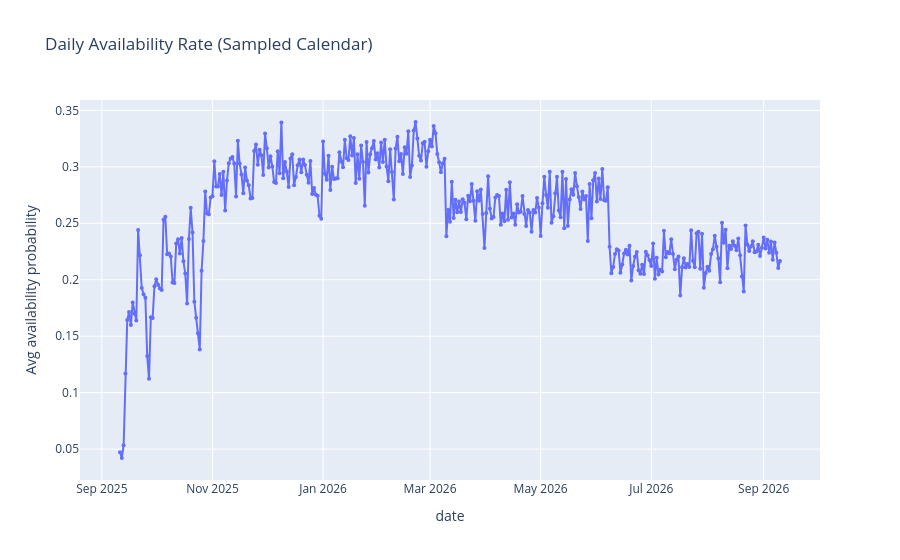
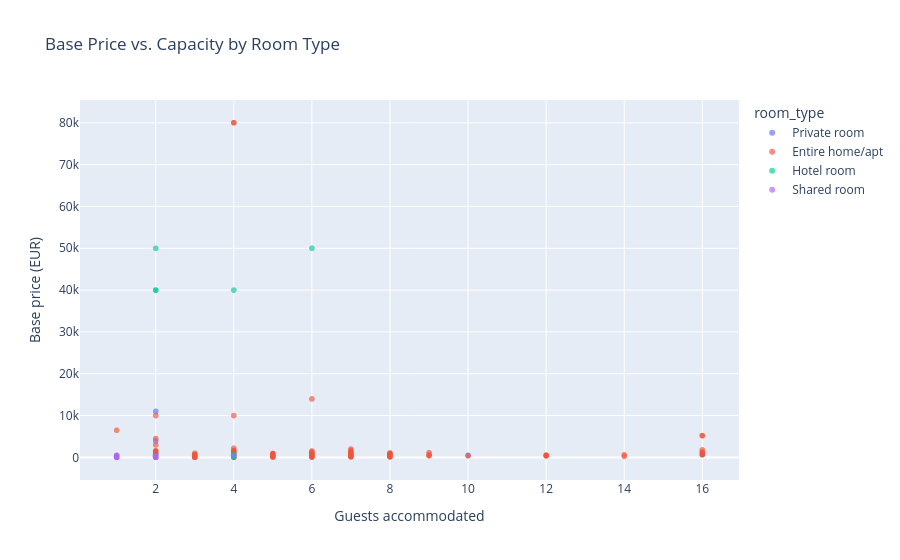
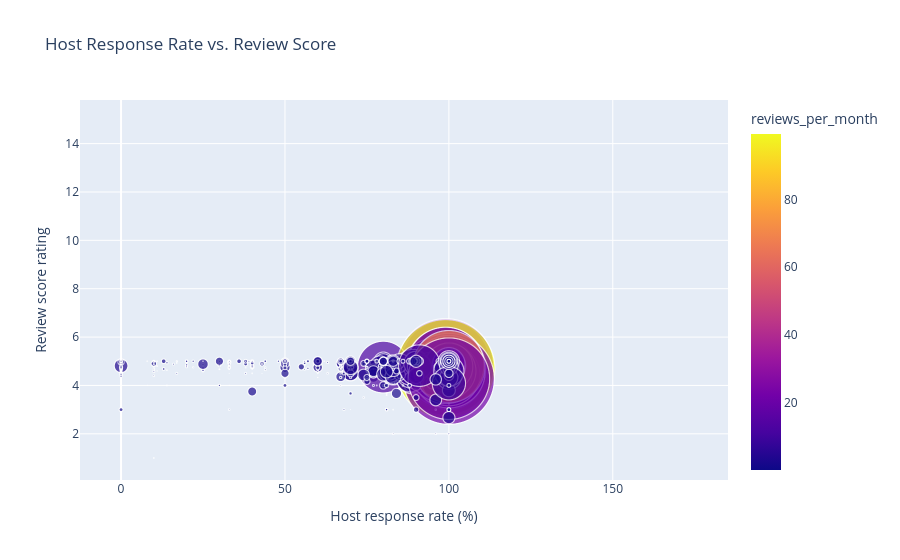

The code cell stored with these charts, in order, in its notebook:
### Code cell
# --- Plotly visualizations ---------------------------------------------------

# 1) Daily availability trend (helps gauge seasonal supply)
daily_availability = (
    df_final
    .groupby('date', as_index=False)['available_flag']
    .mean()
    .rename(columns={'available_flag': 'avg_availability'})
)
fig_daily = px.line(
    daily_availability,
    x='date',
    y='avg_availability',
    title='Daily Availability Rate (Sampled Calendar)',
    labels={'avg_availability': 'Avg availability probability'},
)
fig_daily.update_traces(mode='lines+markers', marker=dict(size=4))
fig_daily.show()

# 2) Price vs. capacity scatter colored by room type
price_capacity = df_properties[['room_type', 'accommodates', 'base_listing_price']].dropna()
fig_price_capacity = px.scatter(
    price_capacity,
    x='accommodates',
    y='base_listing_price',
    color='room_type',
    title='Base Price vs. Capacity by Room Type',
    labels={'accommodates': 'Guests accommodated', 'base_listing_price': 'Base price (EUR)'}
)
fig_price_capacity.update_traces(marker=dict(size=6, opacity=0.65))
fig_price_capacity.show()

# 3) Geospatial distribution of listings by price (sampled for readability)
geo_sample = (
    df_properties[['latitude', 'longitude', 'base_listing_price', 'room_type']]
    .dropna()
    .sample(n=min(2500, len(df_properties)), random_state=42)
)
geo_sample = geo_sample[geo_sample['base_listing_price'] > 0]
geo_sample['log_price'] = np.log10(geo_sample['base_listing_price'])

fig_geo = px.scatter_map(
    geo_sample,
    lat='latitude',
    lon='longitude',
    color='log_price',
    hover_data={
        'room_type': True,
        'base_listing_price': True,
        'log_price': False
    },
    color_continuous_scale='Viridis',
    title='Listing Price Hotspots (log10 scale, Sample)',
    zoom=10,
    height=600,
)
fig_geo.update_traces(marker=dict(size=7, opacity=0.8))
fig_geo.update_layout(
    map_style='carto-positron',
    coloraxis_colorbar=dict(title='log10 price')
)
fig_geo.show()

# 4) Host responsiveness vs. review quality
host_review = df_properties[['host_response_rate', 'review_scores_rating', 'reviews_per_month']].dropna()
fig_host_review = px.scatter(
    host_review,
    x='host_response_rate',
    y='review_scores_rating',
    size='reviews_per_month',
    title='Host Response Rate vs. Review Score',
    labels={'host_response_rate': 'Host response rate (%)', 'review_scores_rating': 'Review score rating'},
    color='reviews_per_month',
    color_continuous_scale='Plasma'
)
fig_host_review.update_traces(marker=dict(sizemode='diameter', opacity=0.7))
fig_host_review.show()


# 6) Availability heatmap (month vs weekday)
availability_calendar = df_final[['date', 'available_flag']].dropna()
if not availability_calendar.empty:
    availability_calendar = availability_calendar.assign(
        month=lambda d: d['date'].dt.month_name(),
        weekday=lambda d: d['date'].dt.day_name()
    )
    availability_matrix = (
        availability_calendar
        .groupby(['month', 'weekday'])['available_flag']
        .mean()
        .reset_index()
    )
    months_order = ['January','February','March','April','May','June','July','August','September','October','November','December']
    weekdays_order = ['Monday','Tuesday','Wednesday','Thursday','Friday','Saturday','Sunday']
    availability_matrix['month'] = pd.Categorical(availability_matrix['month'], categories=months_order, ordered=True)
    availability_matrix['weekday'] = pd.Categorical(availability_matrix['weekday'], categories=weekdays_order, ordered=True)
    availability_pivot = availability_matrix.pivot(index='weekday', columns='month', values='available_flag')
    fig_availability_heatmap = px.imshow(
        availability_pivot,
        color_continuous_scale='Viridis',
        aspect='auto',
        title='Availability Rate by Weekday and Month'
    )
    fig_availability_heatmap.update_coloraxes(colorbar_title='Availability rate')
    fig_availability_heatmap.show()

### Figure 1 — Plotly figure (JSON) as saved in the notebook; plotly's stock layout.template omitted (floating-point values rounded to 4 significant figures; data arrays with more than 128 entries replaced by an {"elided": "..."} marker saying what was removed)
{"data": [{"hovertemplate": "date=%{x}<br>Avg availability probability=%{y}<extra></extra>", "legendgroup": "", "line": {"color": "#636efa", "dash": "solid"}, "marker": {"size": 4, "symbol": "circle"}, "mode": "lines+markers", "name": "", "orientation": "v", "showlegend": false, "type": "scatter", "x": {"elided": "365 str values"}, "xaxis": "x", "y": {"elided": "365 float values"}, "yaxis": "y"}], "layout": {"legend": {"tracegroupgap": 0}, "title": {"text": "Daily Availability Rate (Sampled Calendar)"}, "xaxis": {"anchor": "y", "domain": [0, 1], "title": {"text": "date"}}, "yaxis": {"anchor": "x", "domain": [0, 1], "title": {"text": "Avg availability probability"}}}}

### Figure 2 — Plotly figure (JSON) as saved in the notebook; plotly's stock layout.template omitted (floating-point values rounded to 4 significant figures; data arrays with more than 128 entries replaced by an {"elided": "..."} marker saying what was removed)
{"data": [{"hovertemplate": "room_type=Private room<br>Guests accommodated=%{x}<br>Base price (EUR)=%{y}<extra></extra>", "legendgroup": "Private room", "marker": {"color": "#636efa", "opacity": 0.65, "size": 6, "symbol": "circle"}, "mode": "markers", "name": "Private room", "showlegend": true, "type": "scattergl", "x": {"elided": "1274 int values"}, "xaxis": "x", "y": {"elided": "1274 float values"}, "yaxis": "y"}, {"hovertemplate": "room_type=Entire home/apt<br>Guests accommodated=%{x}<br>Base price (EUR)=%{y}<extra></extra>", "legendgroup": "Entire home/apt", "marker": {"color": "#EF553B", "opacity": 0.65, "size": 6, "symbol": "circle"}, "mode": "markers", "name": "Entire home/apt", "showlegend": true, "type": "scattergl", "x": {"elided": "4532 int values"}, "xaxis": "x", "y": {"elided": "4532 float values"}, "yaxis": "y"}, {"hovertemplate": "room_type=Hotel room<br>Guests accommodated=%{x}<br>Base price (EUR)=%{y}<extra></extra>", "legendgroup": "Hotel room", "marker": {"color": "#00cc96", "opacity": 0.65, "size": 6, "symbol": "circle"}, "mode": "markers", "name": "Hotel room", "showlegend": true, "type": "scattergl", "x": [2, 2, 2, 2, 2, 4, 2, 2, 2, 2, 2, 1, 1, 1, 2, 1, 2, 4, 4, 2, 2, 2, 1, 1, 2, 2, 2, 1, 1, 2, 2, 2, 2, 2, 4, 4, 6, 2], "xaxis": "x", "y": [178.0, 166.0, 103.0, 113.0, 152.0, 213.0, 232.0, 192.0, 169.0, 328.0, 230.0, 69.0, 66.0, 46.0, 153.0, 236.0, 242.0, 288.0, 230.0, 185.0, 291.0, 248.0, 232.0, 247.0, 277.0, 95.0, 138.0, 166.0, 43.0, 316.0, 316.0, 316.0, 50000.0, 40000.0, 631.0, 40000.0, 50000.0, 40000.0], "yaxis": "y"}, {"hovertemplate": "room_type=Shared room<br>Guests accommodated=%{x}<br>Base price (EUR)=%{y}<extra></extra>", "legendgroup": "Shared room", "marker": {"color": "#ab63fa", "opacity": 0.65, "size": 6, "symbol": "circle"}, "mode": "markers", "name": "Shared room", "showlegend": true, "type": "scattergl", "x": [2, 2, 1, 4, 1, 2, 1, 1, 1, 1, 1, 1, 1, 1, 1, 1, 1, 2, 2, 2, 2, 2, 2, 2, 1, 1, 1, 1, 1, 1], "xaxis": "x", "y": [109.0, 294.0, 60.0, 437.0, 101.0, 128.0, 95.0, 102.0, 100.0, 111.0, 73.0, 78.0, 65.0, 70.0, 69.0, 62.0, 67.0, 76.0, 81.0, 85.0, 88.0, 92.0, 96.0, 103.0, 66.0, 500.0, 100.0, 200.0, 200.0, 200.0], "yaxis": "y"}], "layout": {"legend": {"title": {"text": "room_type"}, "tracegroupgap": 0}, "title": {"text": "Base Price vs. Capacity by Room Type"}, "xaxis": {"anchor": "y", "domain": [0, 1], "title": {"text": "Guests accommodated"}}, "yaxis": {"anchor": "x", "domain": [0, 1], "title": {"text": "Base price (EUR)"}}}}

### Figure 3 — Plotly figure (JSON) as saved in the notebook; plotly's stock layout.template omitted (floating-point values rounded to 4 significant figures; data arrays with more than 128 entries replaced by an {"elided": "..."} marker saying what was removed)
{"data": [{"hovertemplate": "Host response rate (%)=%{x}<br>Review score rating=%{y}<br>reviews_per_month=%{marker.color}<extra></extra>", "legendgroup": "", "marker": {"color": {"elided": "6053 float values"}, "coloraxis": "coloraxis", "opacity": 0.7, "size": {"elided": "6053 float values"}, "sizemode": "diameter", "sizeref": 0.2485, "symbol": "circle"}, "mode": "markers", "name": "", "showlegend": false, "type": "scattergl", "x": {"elided": "6053 float values"}, "xaxis": "x", "y": {"elided": "6053 float values"}, "yaxis": "y"}], "layout": {"coloraxis": {"colorbar": {"title": {"text": "reviews_per_month"}}, "colorscale": [[0, "#0d0887"], [0.1111, "#46039f"], [0.2222, "#7201a8"], [0.3333, "#9c179e"], [0.4444, "#bd3786"], [0.5556, "#d8576b"], [0.6667, "#ed7953"], [0.7778, "#fb9f3a"], [0.8889, "#fdca26"], [1, "#f0f921"]]}, "legend": {"itemsizing": "constant", "tracegroupgap": 0}, "title": {"text": "Host Response Rate vs. Review Score"}, "xaxis": {"anchor": "y", "domain": [0, 1], "title": {"text": "Host response rate (%)"}}, "yaxis": {"anchor": "x", "domain": [0, 1], "title": {"text": "Review score rating"}}}}
